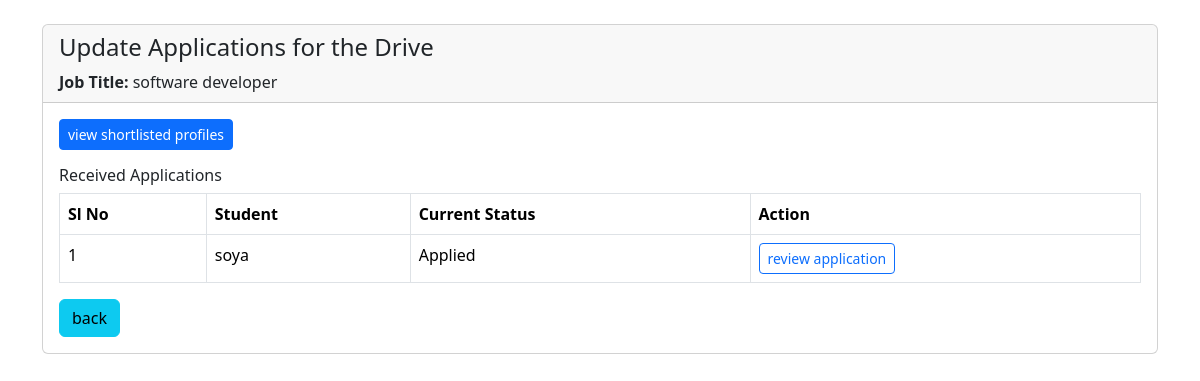
/company/drive/1/appln (signed in), run on the app's committed database.
### backend/models.py (models this page shows, shortened)
class PlacementDrive(db.Model):
    __tablename__ = 'placement_drives'
    placemnt_id = db.Column(db.Integer, primary_key=True, autoincrement=True)
    drive_name=db.Column(db.String, nullable=False,unique=True)
    company_id = db.Column(db.Integer, db.ForeignKey('companies.cmp_id'), nullable=False)
    job_title = db.Column(db.String, nullable=False)
    job_description = db.Column(db.Text, nullable=False)
    eligibility_criteria = db.Column(db.Text, nullable=False)
    application_deadline = db.Column(db.DateTime, nullable=False)
    status = db.Column(db.String, default="Pending")
    salary=db.Column(db.Integer,nullable="False")
    skills=db.Column(db.String, nullable=False)
    exp=db.Column(db.String, nullable=False)
    applications = db.relationship('Application', backref='drive', lazy=True)

class Application(db.Model):
    __tablename__ = 'applications'
    appln_id = db.Column(db.Integer, primary_key=True, autoincrement=True)
    student_id = db.Column(db.Integer, db.ForeignKey('students.stud_id'), nullable=False)
    drive_id = db.Column(db.Integer, db.ForeignKey('placement_drives.placemnt_id'), nullable=False)
    application_date = db.Column(db.DateTime, default=lambda:datetime.now(timezone.utc))
    status = db.Column(db.String , default="not_applied")
    __table_args__ = (
        db.UniqueConstraint('student_id', 'drive_id', name='unique_student_drive'),
    )

class Student(db.Model,UserMixin):
    __tablename__ = 'students'
    stud_id = db.Column(db.Integer, primary_key=True, autoincrement=True)
    name = db.Column(db.String, nullable=False)
    email = db.Column(db.String, unique=True, nullable=False)
    password = db.Column(db.String, nullable=False)
    skills = db.Column(db.Text)
    education = db.Column(db.Text)
    department=db.Column(db.String)
    resume = db.Column(db.String)
    status = db.Column(db.String, default="Active")
    applications = db.relationship('Application', backref='student', lazy=True)

### backend/routes.py (the view)
@app.route("/company/drive/<int:drive_id>/appln",methods=["GET"])
@login_required
def revw_drive_appln(drive_id):
    if not isinstance(current_user, Company):
        return "Unauthorized"
    if current_user.approval_status.lower()!="active":
        return "wait for admin's approval"
    drive = PlacementDrive.query.filter_by(placemnt_id=drive_id,company_id=current_user.cmp_id ).first_or_404()
    applications = Application.query.filter_by(drive_id=drive_id).all()
    return render_template("company/stu_appln.html", drive=drive, applications=applications)

### app.py (called while the page is built)
def create_app():
    app=Flask(__name__)
    app.config["SQLALCHEMY_DATABASE_URI"] = "sqlite:///Placement.db"
    db.init_app(app)
    app.config["SECRET_KEY"]="thisgoodday"
    login_manager=LoginManager(app)
    @login_manager.user_loader
    def load_user(email):
        return (db.session.query(Admin).filter_by(email=email).first() or \
        db.session.query(Student).filter_by(email=email).first() or \
        db.session.query(Company).filter_by(email=email).first())
    app.app_context().push()
    db.create_all()
    return app

### templates/company/stu_appln.html (shortened to what this page needs)
<!DOCTYPE html>
<html lang="en">
<head>
    <link rel="stylesheet" href="https://cdn.jsdelivr.net/npm/bootstrap-icons@1.13.1/font/bootstrap-icons.min.css">
     <link href="https://cdn.jsdelivr.net/npm/bootstrap@5.3.8/dist/css/bootstrap.min.css" rel="stylesheet">
  </head>
  <body>
    <div class="container mt-4">
        <div class="card">
            <div class="card-header">
        <h4>Update Applications for the Drive</h4>
        <p class="mb-0"><strong>Job Title:</strong> {{ drive.job_title }}</p>
        </div>
        <div class="card-body">
          <div class="mb-3">
            <a href="{{ url_for('view_shortls_stu', drive_id=drive.placemnt_id) }}" class="btn btn-sm btn-primary">view shortlisted profiles</a>
          </div>
          <h6>Received Applications</h6>
          <table class="table table-bordered">
  <thead>
    <tr>
      <th>Sl No</th>
      <th>Student</th>
      <th>Current Status</th>
      <th>Action</th>
    </tr>
  </thead>
  <tbody>
    {% for appln in applications %}
    <tr>
      <td>{{ loop.index }}</td>
      <td>{{ appln.student.name }}</td>
      <td>{{ appln.status }}</td>
      <td>
        <a href="{{ url_for('review_one_appln', appln_id=appln.appln_id) }}" class="btn btn-sm btn-outline-primary">review application</a>
      </td>
    </tr>
    {% else %}
    <tr>
      <td colspan="4">No applications yet</td>
    </tr>
    {% endfor %}
  </tbody>
</table>
<div >
    <a href="/company/dash" class="btn btn-info">back</a>
</div>
        </div>
    </div>
  </body>
</html>

### data on the page
PlacementDrive: job_title "software developer"
Application: student.name "soya", status "Applied"
